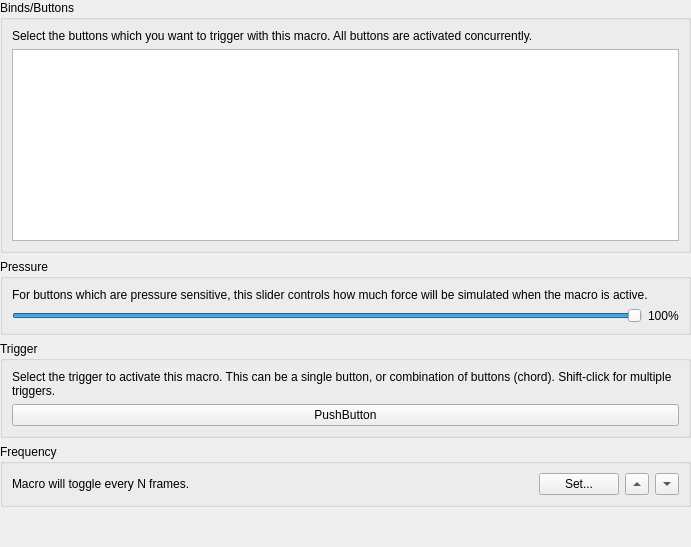
<?xml version="1.0" encoding="UTF-8"?>
<ui version="4.0">
 <class>ControllerMacroEditWidget</class>
 <widget class="QWidget" name="ControllerMacroEditWidget">
  <property name="geometry">
   <rect>
    <x>0</x>
    <y>0</y>
    <width>691</width>
    <height>547</height>
   </rect>
  </property>
  <property name="windowTitle">
   <string notr="true">Form</string>
  </property>
  <layout class="QVBoxLayout" name="verticalLayout">
   <property name="leftMargin">
    <number>0</number>
   </property>
   <property name="topMargin">
    <number>0</number>
   </property>
   <property name="rightMargin">
    <number>0</number>
   </property>
   <property name="bottomMargin">
    <number>0</number>
   </property>
   <item>
    <widget class="QGroupBox" name="groupBox">
     <property name="title">
      <string>Binds/Buttons</string>
     </property>
     <layout class="QGridLayout" name="gridLayout_2">
      <item row="1" column="0">
       <widget class="QListWidget" name="bindList"/>
      </item>
      <item row="0" column="0">
       <widget class="QLabel" name="label_2">
        <property name="text">
         <string>Select the buttons which you want to trigger with this macro. All buttons are activated concurrently.</string>
        </property>
        <property name="wordWrap">
         <bool>true</bool>
        </property>
       </widget>
      </item>
     </layout>
    </widget>
   </item>
   <item>
    <widget class="QGroupBox" name="groupBox_4">
     <property name="title">
      <string>Pressure</string>
     </property>
     <layout class="QVBoxLayout" name="verticalLayout_2">
      <item>
       <widget class="QLabel" name="label_3">
        <property name="text">
         <string>For buttons which are pressure sensitive, this slider controls how much force will be simulated when the macro is active.</string>
        </property>
        <property name="wordWrap">
         <bool>true</bool>
        </property>
       </widget>
      </item>
      <item>
       <layout class="QHBoxLayout" name="pressureLayout">
        <item>
         <widget class="NoScrollQSlider" name="pressure">
          <property name="minimum">
           <number>1</number>
          </property>
          <property name="maximum">
           <number>100</number>
          </property>
          <property name="value">
           <number>100</number>
          </property>
          <property name="orientation">
           <enum>Qt::Horizontal</enum>
          </property>
          <property name="tickPosition">
           <enum>NoScrollQSlider::TicksBelow</enum>
          </property>
         </widget>
        </item>
        <item>
         <widget class="QLabel" name="pressureValue">
          <property name="text">
           <string>100%</string>
          </property>
         </widget>
        </item>
       </layout>
      </item>
     </layout>
    </widget>
   </item>
   <item>
    <widget class="QGroupBox" name="groupBox_2">
     <property name="title">
      <string>Trigger</string>
     </property>
     <layout class="QGridLayout" name="gridLayout">
      <item row="0" column="0" colspan="2">
       <widget class="QLabel" name="label">
        <property name="text">
         <string>Select the trigger to activate this macro. This can be a single button, or combination of buttons (chord). Shift-click for multiple triggers.</string>
        </property>
        <property name="alignment">
         <set>Qt::AlignLeading|Qt::AlignLeft|Qt::AlignTop</set>
        </property>
        <property name="wordWrap">
         <bool>true</bool>
        </property>
       </widget>
      </item>
      <item row="1" column="0" colspan="2">
       <widget class="InputBindingWidget" name="trigger">
        <property name="text">
         <string notr="true">PushButton</string>
        </property>
       </widget>
      </item>
     </layout>
    </widget>
   </item>
   <item>
    <widget class="QGroupBox" name="groupBox_3">
     <property name="title">
      <string>Frequency</string>
     </property>
     <layout class="QGridLayout" name="gridLayout_3">
      <item row="0" column="0">
       <layout class="QHBoxLayout" name="horizontalLayout" stretch="1,0,0,0">
        <item>
         <widget class="QLabel" name="frequencyText">
          <property name="text">
           <string>Macro will toggle every N frames.</string>
          </property>
         </widget>
        </item>
        <item>
         <widget class="QPushButton" name="setFrequency">
          <property name="text">
           <string>Set...</string>
          </property>
         </widget>
        </item>
        <item>
         <widget class="QToolButton" name="increaseFrequency">
          <property name="minimumSize">
           <size>
            <width>0</width>
            <height>20</height>
           </size>
          </property>
          <property name="arrowType">
           <enum>Qt::UpArrow</enum>
          </property>
         </widget>
        </item>
        <item>
         <widget class="QToolButton" name="decreateFrequency">
          <property name="minimumSize">
           <size>
            <width>0</width>
            <height>20</height>
           </size>
          </property>
          <property name="arrowType">
           <enum>Qt::DownArrow</enum>
          </property>
         </widget>
        </item>
       </layout>
      </item>
     </layout>
    </widget>
   </item>
   <item>
    <spacer name="verticalSpacer">
     <property name="orientation">
      <enum>Qt::Vertical</enum>
     </property>
     <property name="sizeHint" stdset="0">
      <size>
       <width>20</width>
       <height>40</height>
      </size>
     </property>
    </spacer>
   </item>
  </layout>
 </widget>
 <customwidgets>
  <customwidget>
   <class>InputBindingWidget</class>
   <extends>QPushButton</extends>
   <header>Settings/InputBindingWidget.h</header>
  </customwidget>
  <customwidget>
   <class>NoScrollQSlider</class>
   <extends>QSlider</extends>
   <header>NoScrollQSlider.h</header>
  </customwidget>
 </customwidgets>
 <resources/>
 <connections/>
</ui>
